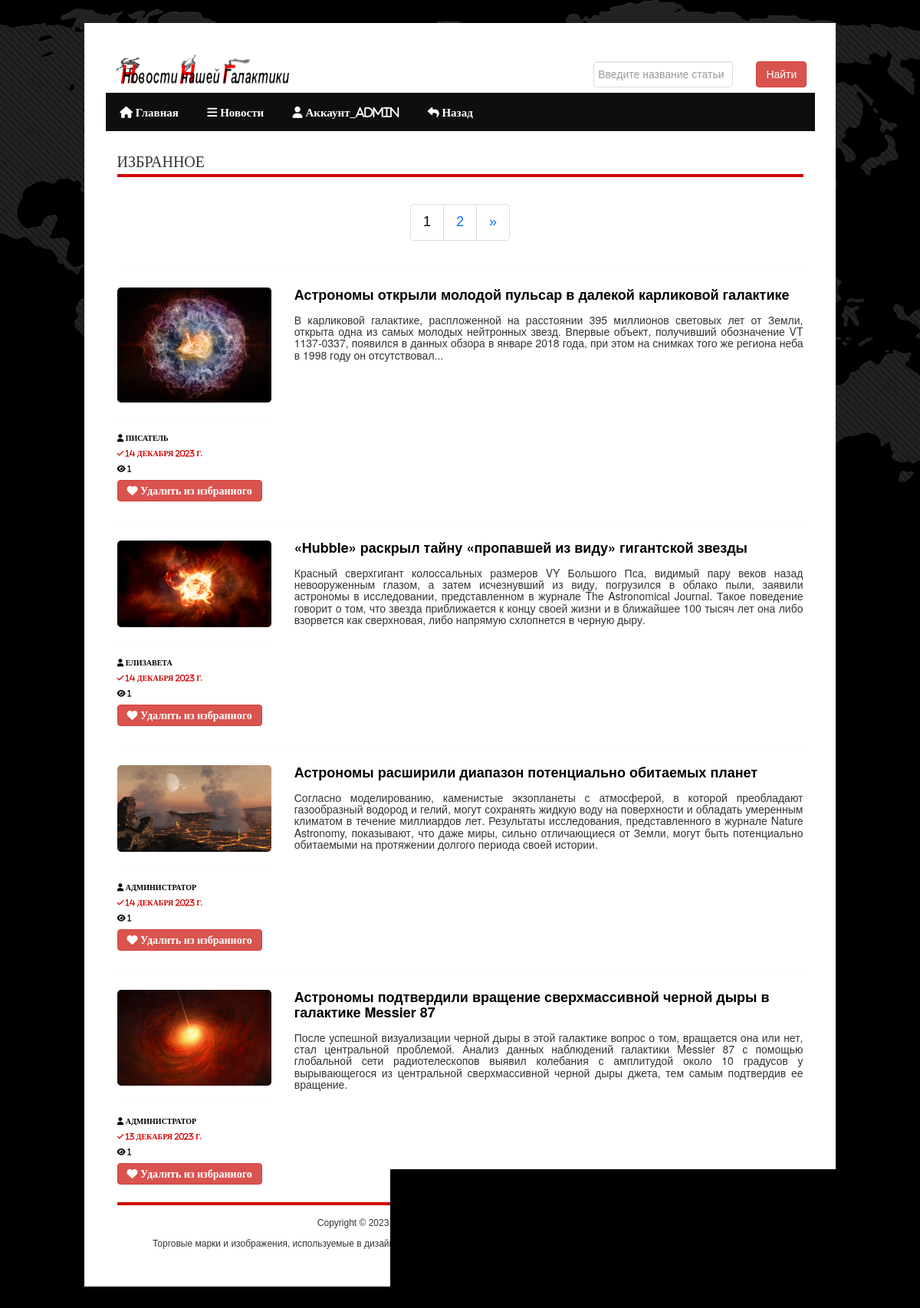
The page /users/favorites_list (signed in) on the database its author committed.
### news/models.py (models this page shows, shortened)
class Article(models.Model):
    categories_list = (('A', 'Астрономия'),
                  ('K', 'Космонавтика'),
                  ('AF', 'Астрофизика'),
                  ('G', 'Геология'))
    author = models.ForeignKey(User, on_delete=models.CASCADE, null=True, verbose_name='Автор')
    title = models.CharField('Название новости', max_length=150, default='', validators = [MinLengthValidator(10)], null=False)
    anouncement = models.TextField('Аннотация', max_length=1250, validators = [MinLengthValidator(10)], null=False)
    source = models.URLField('Источник', null=True)
    sourcename = models.CharField('Название источника', max_length=150, validators = [MinLengthValidator(2)], null=False)
    text = RichTextField('Текст новости', validators = [MinLengthValidator(50)], null=False)
    date = models.DateTimeField('Дата публикации', auto_created=True)
    categories = models.CharField(choices=categories_list, max_length=20, verbose_name='Категории')
    tags = models.ManyToManyField(to=Tag, blank=True)
    status = models.BooleanField(default=False, verbose_name='Опубликовано')
    objects = models.Manager()
    published = PublishedManager()
    def get_absolute_url(self):
        return f'/news/{self.pk}'
    def get_views(self):
        return self.views.count()
    class Meta:
        ordering = ['title','date']
        verbose_name = 'Новость'
        verbose_name_plural = 'Новости'

class Image(models.Model):
    article = models.ForeignKey(Article, on_delete=models.CASCADE)
    title = models.CharField(max_length=150, blank=True)
    image = models.ImageField(upload_to='news_images/', blank=True, null=True)
    class Meta:
        ordering = ['title']
        verbose_name = 'Фото'
        verbose_name_plural = 'Фото'

### users/models.py (models this page shows, shortened)
class Account(models.Model):
    gender_choices = (('М', 'Мужской'),
                      ('Ж', 'Женский'),
                      ('N/A', 'Не определен'))
    user = models.OneToOneField(User, on_delete=models.CASCADE,
                                primary_key=True, verbose_name='Пользователь')
    nickname = models.CharField(max_length=100, verbose_name='Псевдоним')
    birthdate = models.DateField(null=True, blank=True, verbose_name='День рождения')
    gender = models.CharField(choices=gender_choices, max_length=20, verbose_name='Пол', null=True, blank=True)
    account_image = models.ImageField(default='default.jpg',
                                      upload_to='account_images', verbose_name='Фото аккаунта')
    class Meta:
        ordering = ['user','gender']
        verbose_name = 'Аккаунт'
        verbose_name_plural = 'Аккаунты'

### users/views.py (the view)
# urls.py: path('favorites_list', views.favorites_list, name='favorites_list'),
@login_required
def favorites_list(request):
    favorite_articles = FavoriteArticle.objects.filter(user=request.user)
    articles = [favorite_article.article for favorite_article in favorite_articles]
    total = len(articles)
    p = Paginator(articles, 4)
    page_number = request.GET.get('page')
    page_obj = p.get_page(page_number)
    context = {
        'articles': page_obj,
        'total': total,
    }
    return render(request, 'users/favoritearticle_list.html',context)

### users/templates/users/favoritearticle_list.html (shortened to what this page needs)
<!DOCTYPE html PUBLIC "-//W3C//DTD XHTML 1.0 Transitional//EN"
        "http://www.w3.org/TR/xhtml1/DTD/xhtml1-transitional.dtd">
{% load static %}
{% load bootstrap5 %}
{% load crispy_forms_tags %}
<html xmlns="http://www.w3.org/1999/xhtml">
<html lang="ru">
<head>
    {%bootstrap_css%}
    <link rel="stylesheet" type="text/css" href="{% static 'main/' %}assets/font/font-awesome.min.css"/>
    <link rel="stylesheet" type="text/css" href="{% static 'main/' %}assets/font/font.css"/>
    <link rel="stylesheet" type="text/css" href="{% static 'main/' %}assets/css/bootstrap.min.css" media="screen"/>
    <link rel="stylesheet" type="text/css" href="{% static 'main/' %}assets/css/style.css" media="screen"/>
    <link rel="stylesheet" type="text/css" href="{% static 'main/' %}assets/css/responsive.css" media="screen"/>
    <link rel="stylesheet" type="text/css" href="{% static 'main/' %}assets/css/jquery.bxslider.css" media="screen"/>
</head>
<body>
<div class="body_wrapper">
    <div class="center">
        {% block header %} {% include 'main/header.html' %} {% endblock %}
        <div class="container">
            <div class="content_area">
                {% if articles|length != 0 %}
                {% if user.is_active == True %}
                <h2 class="title">ИЗБРАННОЕ</h2>
                {% endif %}
                {% if total > 1 %}
                <nav aria-label="Навигация по списку новостей" pagination-border-color='red'>
                    <div class="text-center">
                        <ul class="pagination pagination-lg">
                            {% for p in articles.paginator.page_range %}
                            {% if articles.number == p %}
                            <li class="page-item"><a class="page-link" style="color:black;"> {{ p }}</a></li>
                            {% else %}
                            <li class="page-item"><a class="page-link" href="?page={{ p }}"> {{ p }}</a></li>
                            {% endif %}
                            {% endfor %}
                            {% if articles.has_next %}
                            <li class="page-item"><a class="page-link"
                                                     href="?page={{ articles.next_page_number }}"><span
                                    aria-hidden="true">&raquo;</span></a></li>
                            {% endif %}
                        </ul>
                    </div>
                </nav>
                {% endif %}
                {% for n in articles %}
                {% if n.image_set.all %}
                <hr>
                <div class="row">
                    <div class="col-lg-3">
                        <div id="carouselControls" class="carousel slide" data-bs-ride="carousel">
                            <div class="carousel-inner">
                                {% for image in n.image_set.all %}
                                <div class="carousel-item {% if forloop.counter == 1 %} active {% endif %}">
                                    <a href="{{ n.get_absolute_url }}">
                                        <img src="{{ image.image.url }}" class="d-block w-100"
                                             style="margin:auto; max-height:150px; width:auto; border-radius:5px;" alt=""/>
                                    </a>
                                </div>
                                {% endfor %}
                            </div>
                        </div>
                        <hr>
                        <p class="readmore" style="color:black"><i class="fa-solid fa-user"> {{ n.author.account.nickname }}</i></p>
                        {% if n.status == True %}
                        <p class="readmore"><i class="fa-solid fa-check"> {{ n.date.date }}</i></p>
                        {% endif %}
                        <p class="readmore" style="color:black"><i class="fa-solid fa-eye"> {{ n.get_views }}</i></p>
                        {% if user.is_active == True %}
                        <p><a class="btn btn-danger" href="{% url 'favorites' n.pk %}"><i class="fa-solid fa-heart"> Удалить из избранного</i></a></p>
                        {% endif %}
                    </div>
                    <div class="col-lg-9">
                        <h4><strong><a href="{{ n.get_absolute_url }}">{{ n.title }}</a></strong></h4>
                        <h5><p align="justify">{{ n.anouncement }}</p><br></h5>
                    </div>
                </div>
                {% endif %}
                {% endfor %}<br>
                {% endif %}
                <h2 class="title"></h2>
            </div>
            {% block footer %} {% include 'main/footer.html' %} {% endblock %}
        </div>
    </div>
</div>
<link rel="stylesheet"
      href="https://ajax.googleapis.com/ajax/libs/jqueryui/1.11.4/themes/smoothness/jquery-ui.css">
</body>
</html>

### main/templates/main/sidebar.html (shortened to what this page needs)
{% load static %}
<div class="main_menu_area">
    <ul id="nav">
        <li><a href="{% url 'home' %}"><i class="fa-solid fa-house"> Главная</i></a>
        </li>
        <li><a href="{% url 'news_index' %}"><i class="fa-solid fa-bars"> Новости</i></a>
        </li>
        {% if request.user.id %}
        <li><a href="{% url 'profile_update' %}"><i class="fa-solid fa-user"> Аккаунт_{{ user }}</i></a>
        </li>
        {% else %}
        <li><a href="{% url 'login' %}"><i class="fa-solid fa-right-to-bracket"> Вход</i></a>
            <ul>
                <li><a href="{% url 'registration' %}"><i class="fa-solid fa-user-pen"> Регистрация</i></a></li>
            </ul>
        </li>
        {% endif %}
        <li>
            <a href="javascript:window.history.back();"><i class="fa-solid fa-reply"> Назад</i></a>
        </li>
    </ul>
</div>

### static/main/assets/css/style.css (style rules this page uses)
* { margin:0; padding:0 }
body { font-family:Arial; font-size:12px; line-height:13px; background:url("images/site_bg.png") top center no-repeat fixed #000 }
a { color:#000; text-decoration:none }
input[type=submit] h1, h2, h4, h5, h6 { font-weight:normal; margin:0 0 15px }
h2 { font-size:25px; line-height:30px }
img { max-width:100%; height:auto }
.center { width:980px; display:block; margin:0 auto; padding:20px; background:#fff; transition:all 1.3s ease 0s; -moz-transition:all 1.3s ease 0s; -webkit-transition:all 1.3s ease 0s; -o-transition:all 1.3s ease 0s; -ms-transition:all 1.3s ease 0s }
div { overflow:hidden }
#nav { display:block }
.body_wrapper { background:url("images/body_bg.png") repeat; margin-top:30px; margin-bottom:30px }
.main_menu_area { overflow:visible; background:#0D0E0F; min-height:50px }
.main_menu_area ul { margin:0; padding:0; list-style:none }
.main_menu_area ul li { float:left; position:relative }
.main_menu_area ul li a { color:#FFF; display:block; font-family:'bebasregular'; font-size:15px; padding:18px 18.7px }
.content_area { margin-top:25px }
.title { border-bottom:4px solid #CF0000; font-family:'bebasregular'; font-size:20px; word-spacing:2px }
.readmore, .single_cat_right_content_meta span { color:#CF0000; font-size:10px; text-transform:uppercase; font-weight:bold; margin-right:20px }

### rows shown on the page
Article: author.account.nickname "ПИСАТЕЛЬ", date "14 ДЕКАБРЯ 2023 Г.", get_views "1", title "Астрономы открыли молодой пульсар в далекой карликовой галактике", anouncement "В карликовой галактике, распложенной на расстоянии 395 миллионов световых лет от Земли, открыта одна из самых молодых нейтронных звезд. Впервые объект, получивший обозначение VT 1137-0337, появился в данных обзора в январе 2018 года, при этом на снимках того же региона неба в 1998 году он отсутствовал..."
Image: image (picture)
Article: author.account.nickname "ЕЛИЗАВЕТА", date "14 ДЕКАБРЯ 2023 Г.", get_views "1", title "«Hubble» раскрыл тайну «пропавшей из виду» гигантской звезды", anouncement "Красный сверхгигант колоссальных размеров VY Большого Пса, видимый пару веков назад невооруженным глазом, а затем исчезнувший из виду, погрузился в облако пыли, заявили астрономы в исследовании, представленном в журнале The Astronomical Journal. Такое поведение говорит о том, что звезда приближается к концу своей жизни и в ближайшее 100 тысяч лет она либо взорвется как сверхновая, либо напрямую схлопнется в черную дыру."
Image: image (picture)
Article: author.account.nickname "АДМИНИСТРАТОР", date "14 ДЕКАБРЯ 2023 Г.", get_views "1", title "Астрономы расширили диапазон потенциально обитаемых планет", anouncement "Согласно моделированию, каменистые экзопланеты с атмосферой, в которой преобладают газообразный водород и гелий, могут сохранять жидкую воду на поверхности и обладать умеренным климатом в течение миллиардов лет. Результаты исследования, представленного в журнале Nature Astronomy, показывают, что даже миры, сильно отличающиеся от Земли, могут быть потенциально обитаемыми на протяжении долгого периода своей истории."
Image: image (picture)
Article: author.account.nickname "АДМИНИСТРАТОР", date "13 ДЕКАБРЯ 2023 Г.", get_views "1", title "Астрономы подтвердили вращение сверхмассивной черной дыры в галактике Messier 87", anouncement "После успешной визуализации черной дыры в этой галактике вопрос о том, вращается она или нет, стал центральной проблемой. Анализ данных наблюдений галактики Messier 87 с помощью глобальной сети радиотелескопов выявил колебания с амплитудой около 10 градусов у вырывающегося из центральной сверхмассивной черной дыры джета, тем самым подтвердив ее вращение."
Image: image (picture)

### other values the page prints
{{ user }} "Admin"
{{ p }} "1"
{{ p }} "2"
